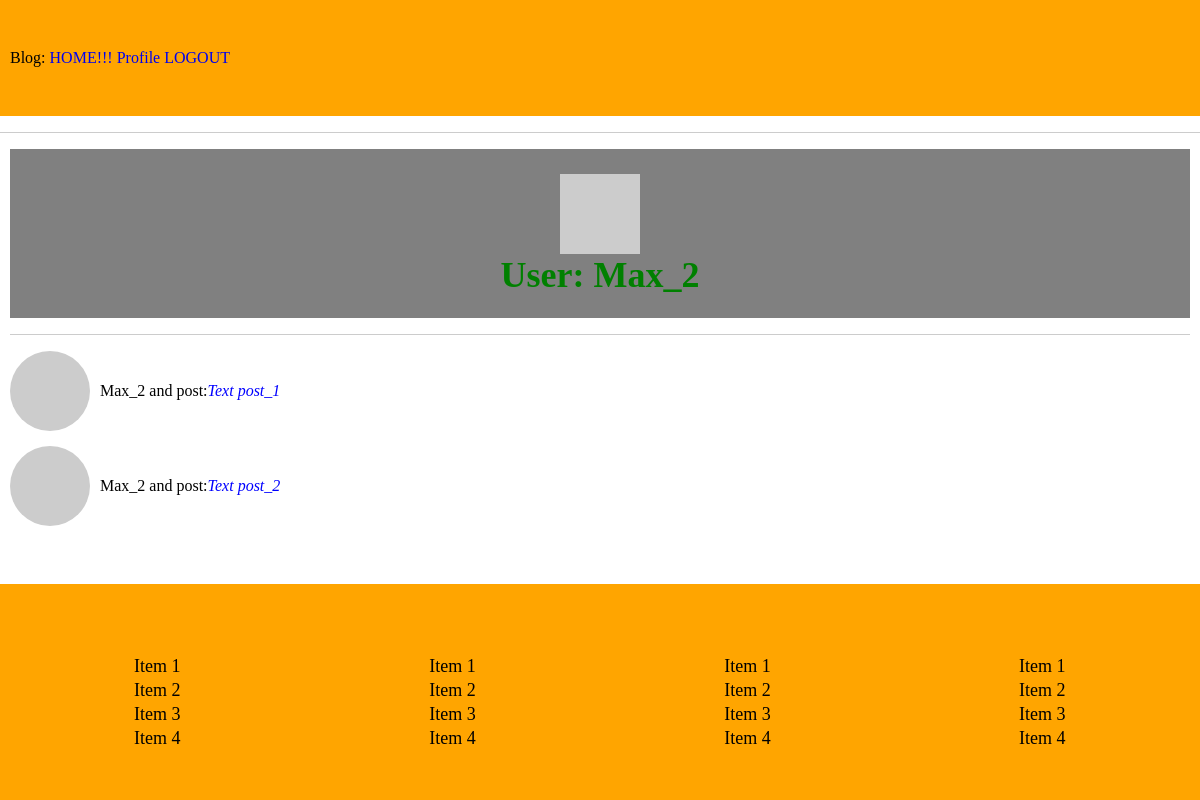
/user/Max_2 (signed in), run on the app's committed database.
### apps/models.py (models this page shows, shortened)
class User(UserMixin, db.Model):
    id = db.Column(db.Integer, primary_key=True)
    username = db.Column(db.String(55), index=True, unique=True)
    email = db.Column(db.String(120), index=True, unique=True)
    password_hash = db.Column(db.String(130))
    posts = db.relationship('Post', backref='author', lazy='dynamic')
    about_me = db.Column(db.String(150))
    last_seen = db.Column(db.DateTime, default=datetime.utcnow)
    def avatar(self, size):
        digest = md5(self.email.lower().encode('utf-8')).hexdigest()
        return 'https://www.gravatar.com/avatar/{}?d=identicon&s={}'.format(digest, size)

### apps/routes.py (the view)
@app.route('/user/<username>')
@login_required
def user(username):
    user = User.query.filter_by(username=username).first_or_404()
    posts = [
        {'author': user, 'body': "Text post_1"},
        {'author': user, 'body': "Text post_2"}
    ]
    return render_template('user.html', user=user, posts=posts)

### apps/models.py (called while the page is built)
@login.user_loader
def load_user(id):
    return User.query.get(int(id))

### apps/routes.py (called while the page is built)
@app.before_request
def before_request():
    if current_user.is_authenticated:
        current_user.last_seen = datetime.utcnow()
        print(datetime.utcnow())
        db.session.commit()

### apps/templates/user.html (shortened to what this page needs)
{% extends "base.html" %}
{% block content %}
    <div class="profile">
        <img src="{{user.avatar(100)}}" alt="avatar_user">
        <h1 style="color: green; font-size: 36px;">User: {{user.username}}</h1>
    </div>
    <hr>
    {% for post in posts %}
        {% include '_post.html' %}
    {% endfor %}
{% endblock %}

### apps/templates/_post.html
<div class="user__posts">
    <img class="user__posts-img"  src="{{post.author.avatar(40) }}" alt="avatar_post">
    {{ post.author.username }} and post: <i style="color: blue;">{{ post.body }}</i>
</div>

### apps/static/css/style.css (style rules this page uses)
body,html { height: 100%; }
body { display: flex; flex-direction: column; }
.profile { background-color: grey; text-align:center; padding: 25px; }
.user__posts { display: block; margin-bottom: 15px; display: flex; align-items: center; }
.user__posts-img { border-radius: 50%; margin-right: 10px; }

### data on the page
User: username "Max_2", author.username "Max_2" "Max_2"

### other printed values
{{ post.body }} "Text post_1" "Text post_2"
